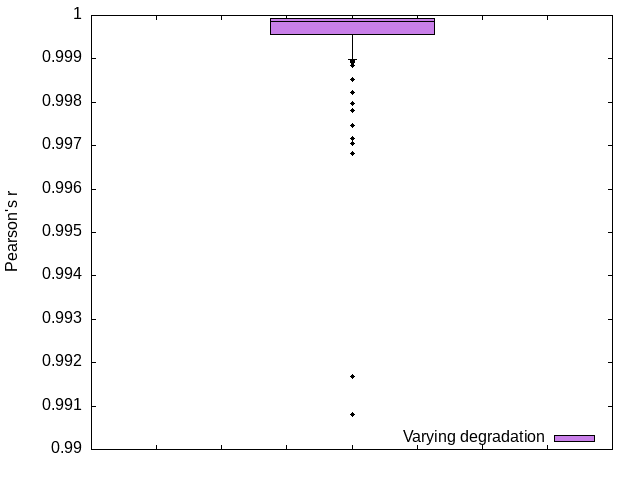

This figure's gnuplot source:
set term png
set output "correlation.png"

set style fill solid 0.5 border -1
set style boxplot outliers pointtype 7
set style data boxplot
set boxwidth  0.5
set pointsize 0.5
set ylabel "Pearson's r"
unset xtics
set xtics format " "
set key right bottom

plot 'correlation.dat' using (1):1 title "Varying degradation"
